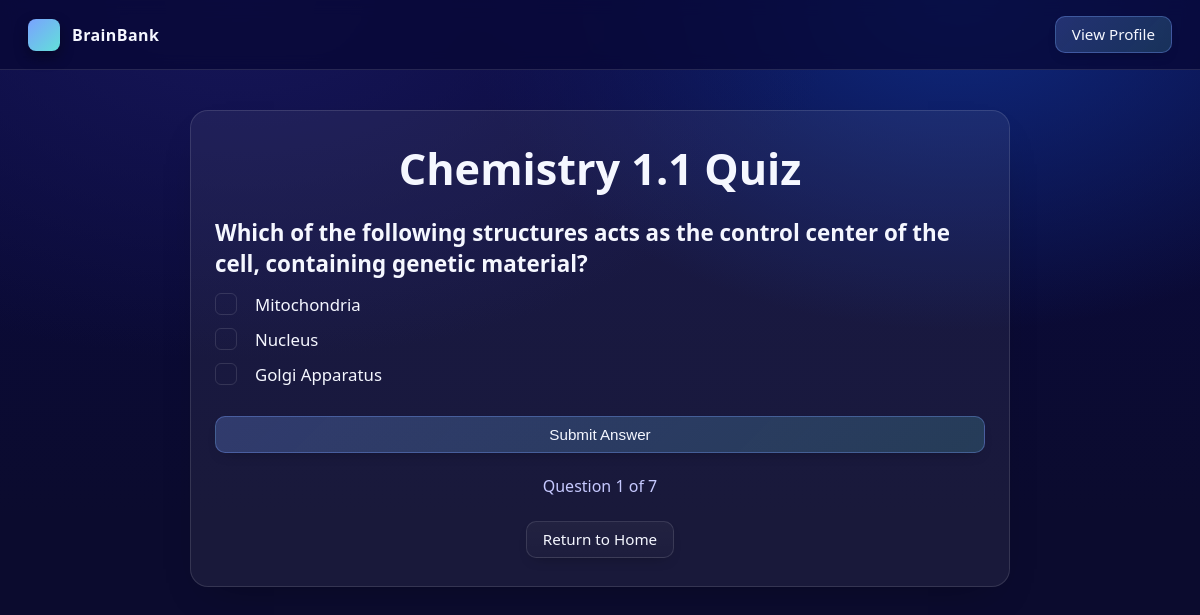
Screenshot of /quiz/1/1/ (signed in) with the database file from the repository.
### courses/models.py (models this page shows, shortened)
class Course(models.Model):
    title = models.CharField(max_length=200)
    description = models.TextField()
    duration = models.IntegerField(help_text="Duration in months", default=1)
    price = models.DecimalField(max_digits=8, decimal_places=2, default=0.00)
    category = models.CharField(max_length=100, blank=True, null=True)
    level = models.CharField(max_length=50, choices=[
        ('Beginner', 'Beginner'),
        ('Intermediate', 'Intermediate'),
        ('Advanced', 'Advanced')
    ], default='Beginner')
    content = models.TextField(blank=True, null=True, help_text="Full HTML content for this course")

class Question(models.Model):
    quiz = models.ForeignKey(Quiz, on_delete=models.CASCADE, related_name='questions', null=True, blank=True)
    text = models.CharField(max_length=255)

class Option(models.Model):
    question = models.ForeignKey(Question, related_name='options', on_delete=models.CASCADE)
    text = models.CharField(max_length=255)
    is_correct = models.BooleanField(default=False)

### courses/views.py (the view, shortened to what this page needs)
# urls.py: path('quiz/<int:course_id>/<int:question_number>/', views.quiz_view, name='quiz'),
@login_required
def quiz_view(request, course_id, question_number=1):
    course = get_object_or_404(Course, pk=course_id)
    quiz = get_object_or_404(Quiz, course=course)
    questions = quiz.questions.all().order_by('id')
    total_questions = questions.count()
    points_per_correct = 50
    if 'score' not in request.session:
        request.session['score'] = 0
    question = questions[question_number - 1]
    return render(request, 'quiz.html', {
        'course': course,
        'quiz': quiz,
        'question': question,
        'current_question_number': question_number,
        'total_questions': total_questions,
        'player_profile': PlayerProfile.objects.get(user=request.user),
    })

### courses/templates/quiz.html (shortened to what this page needs)
<!DOCTYPE html>
<html lang="en">
<head>
</head>
<body>
    <div class="top-bar">
        <div class="brand"><div class="brand-badge"></div>BrainBank</div>
        <div class="auth-actions">
            {% if user.is_authenticated %}
                <a class="btn btn-primary" href="{% url 'view_profile' user.username %}">View Profile</a>
            {% else %}
                <a class="btn" href="{% url 'sign_in' %}">Sign In</a>
            {% endif %}
        </div>
    </div>
    <main>
        <div class="card">
            <h1>{{ course.title }} Quiz</h1>
            <form method="post">
                <div class="question">
                    <h2>{{ question.text }}</h2>
                    {% for option in question.options.all %}
                        <label for="option{{ option.id }}">{{ option.text }}</label>
                    {% endfor %}
                </div>
                <button type="submit" class="btn btn-primary">Submit Answer</button>
            </form>
            <div class="progress">
                Question {{ current_question_number }} of {{ total_questions }}
            </div>
            <div class="return-home">
                <a class="btn" href="{% url 'home' %}">Return to Home</a>
            </div>
        </div>
    </main>
</body>
</html>

### courses/templates/quiz.html (style rules this page uses)
:root { --bg-start:#0a0a40; --bg-end:#161658; --card-bg:rgba(255,255,255,0.06); --text:#f5f7ff; --muted:#c6c9ff; --accent:#7aa2ff; --accent-2:#62e0d9; --border:rgba(255,255,255,0.12); --shadow:rgba(0,0,0,0.35); }
body { background: radial-gradient(1000px 600px at 20% 0%, var(--bg-end), transparent 60%), radial-gradient(900px 600px at 80% 0%, #0f2a80, transparent 55%), linear-gradient(180deg, var(--bg-start), #0b0b2e 65%); color: var(--text); font-family:'Segoe UI', Tahoma, Geneva, Verdana, sans-serif; margin:0; padding:0; min-height:100vh; display:flex; flex-direction:column; }
.top-bar { display:flex; justify-content:space-between; align-items:center; padding:16px 28px; background:rgba(7,7,53,0.75); backdrop-filter:blur(8px); -webkit-backdrop-filter:blur(8px); border-bottom:1px solid var(--border); position:sticky; top:0; z-index:10; }
.brand { display:flex; align-items:center; gap:12px; font-weight:700; letter-spacing:0.4px; }
.brand-badge { width:32px; height:32px; border-radius:8px; background:linear-gradient(135deg, var(--accent), var(--accent-2)); box-shadow:0 6px 14px var(--shadow); }
.auth-actions { display:flex; gap:12px; }
.btn { appearance:none; display:inline-flex; align-items:center; justify-content:center; gap:8px; padding:10px 16px; border-radius:10px; border:1px solid var(--border); color:var(--text); text-decoration:none; font-size:0.95rem; line-height:1; transition:transform .1s ease, background .2s ease, border-color .2s ease, box-shadow .2s ease, color .2s ease; background:linear-gradient(180deg, rgba(255,255,255,0.04), rgba(255,255,255,0.02)); box-shadow:0 6px 14px -8px var(--shadow); }
.btn-primary { background:linear-gradient(135deg, rgba(122,162,255,0.25), rgba(98,224,217,0.18)); border-color:rgba(122,162,255,0.35); }
main { flex:1; max-width: 820px; margin: 40px auto; padding: 0 20px; }
.card { background:var(--card-bg); border:1px solid var(--border); border-radius:18px; padding:28px 24px; box-shadow:0 18px 40px -22px var(--shadow); }
h1 { font-size:clamp(2rem,3.6vw,3rem); margin:0 0 16px; text-align:center; }
form { background:transparent; padding:0; box-shadow:none; }
.question h2 { margin-bottom: 14px; font-size: 1.4rem; color: var(--text); }
label { display:flex; align-items:center; margin:12px 0; cursor:pointer; font-size:1.05rem; color:var(--text); user-select:none; padding-left:40px; position:relative; }
label::before { content:""; position:absolute; left:0; top:50%; transform:translateY(-50%); width:22px; height:22px; border:1px solid var(--border); border-radius:6px; background-color:transparent; box-sizing:border-box; transition: background-color .2s ease, border-color .2s ease; }
button[type="submit"] { margin-top: 18px; width: 100%; }
.progress { margin-top: 22px; font-size: 1rem; text-align: center; color: var(--muted); }
.return-home { margin: 24px auto 0; text-align: center; }

### rows the page displays
Course: title "Chemistry 1.1"
Question: text "Which of the following structures acts as the control center of the cell, containing genetic material?"
Option: text "Mitochondria"
Option: text "Nucleus"
Option: text "Golgi Apparatus"

### other values shown
{{ current_question_number }} "1"
{{ total_questions }} "7"
